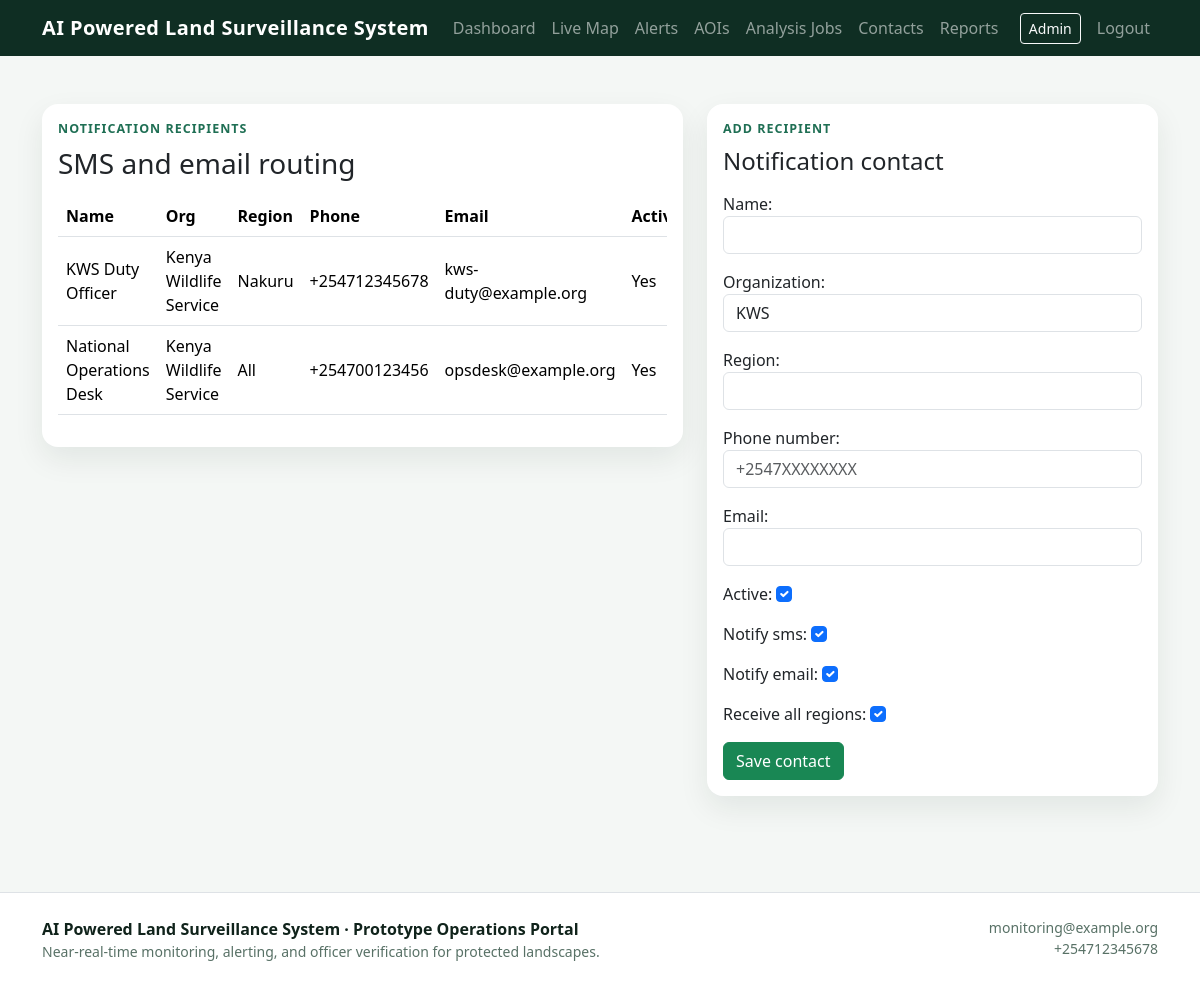
Screenshot of /contacts/ (signed in) with the database file from the repository.
### core/models.py (models this page shows, shortened)
class SiteConfiguration(models.Model):
    site_title = models.CharField(max_length=160, default='AI Powered Land Surveillance System')
    tagline = models.CharField(max_length=255, default='Near-real-time environmental monitoring, alerting, and officer verification.')
    hero_title = models.CharField(max_length=255, default='Protect forests with faster digital intelligence')
    hero_text = models.TextField(default='Monitor protected areas, run automated scans, review georeferenced alerts, and notify field teams through one operations portal.')
    hero_image_url = models.URLField(blank=True, default='https://images.unsplash.com/photo-1441974231531-c6227db76b6e?auto=format&fit=crop&w=1600&q=80')
    dashboard_image_url = models.URLField(blank=True, default='https://images.unsplash.com/photo-1500530855697-b586d89ba3ee?auto=format&fit=crop&w=1200&q=80')
    field_image_url = models.URLField(blank=True, default='https://images.unsplash.com/photo-1473773508845-188df298d2d1?auto=format&fit=crop&w=1200&q=80')
    operations_email = models.EmailField(blank=True, default='ops@example.com')
    operations_phone = models.CharField(max_length=40, blank=True, default='+254700000000')
    footer_text = models.CharField(max_length=255, default='AI Powered Land Surveillance System')
    updated_at = models.DateTimeField(auto_now=True)
    class Meta:
        verbose_name = 'Site configuration'
        verbose_name_plural = 'Site configuration'

class NotificationContact(models.Model):
    name = models.CharField(max_length=120)
    organization = models.CharField(max_length=120, default='KWS')
    region = models.CharField(max_length=120, blank=True)
    phone_number = models.CharField(max_length=30, blank=True)
    email = models.EmailField(blank=True)
    active = models.BooleanField(default=True)
    notify_sms = models.BooleanField(default=True)
    notify_email = models.BooleanField(default=True)
    receive_all_regions = models.BooleanField(default=True)
    created_at = models.DateTimeField(auto_now_add=True)
    class Meta:
        ordering = ['name']

### core/views.py (the view)
# urls.py: path('contacts/', views.contacts, name='contacts'),
@login_required
def contacts(request):
    if request.method == 'POST':
        form = NotificationContactForm(request.POST)
        if form.is_valid():
            form.save()
            messages.success(request, 'Notification contact saved.')
            return redirect('contacts')
    else:
        form = NotificationContactForm()
    return render(request, 'core/contacts.html', {'contacts': NotificationContact.objects.all(), 'form': form})

### core/forms.py
class NotificationContactForm(forms.ModelForm):
    class Meta:
        model = NotificationContact
        fields = ['name', 'organization', 'region', 'phone_number', 'email', 'active', 'notify_sms', 'notify_email', 'receive_all_regions']
        widgets = {
            'name': forms.TextInput(attrs={'class': 'form-control'}),
            'organization': forms.TextInput(attrs={'class': 'form-control'}),
            'region': forms.TextInput(attrs={'class': 'form-control'}),
            'phone_number': forms.TextInput(attrs={'class': 'form-control', 'placeholder': '+2547XXXXXXXX'}),
            'email': forms.EmailInput(attrs={'class': 'form-control'}),
            'active': forms.CheckboxInput(attrs={'class': 'form-check-input'}),
            'notify_sms': forms.CheckboxInput(attrs={'class': 'form-check-input'}),
            'notify_email': forms.CheckboxInput(attrs={'class': 'form-check-input'}),
            'receive_all_regions': forms.CheckboxInput(attrs={'class': 'form-check-input'}),
        }

### core/context_processors.py (called while the page is built)
def site_configuration(request):
    config = SiteConfiguration.objects.order_by('id').first()
    return {'site_config': config}

### core/templates/core/contacts.html (shortened to what this page needs)
{% extends 'core/base.html' %}
{% block content %}
<div class="row g-4">
  <div class="col-lg-7">
    <div class="card card-soft"><div class="card-body"><div class="section-label mb-2">Notification recipients</div><h1 class="h3">SMS and email routing</h1><div class="table-responsive mt-3"><table class="table align-middle"><thead><tr><th>Name</th><th>Org</th><th>Region</th><th>Phone</th><th>Email</th><th>Active</th></tr></thead><tbody>{% for contact in contacts %}<tr><td>{{ contact.name }}</td><td>{{ contact.organization }}</td><td>{{ contact.region|default:'All' }}</td><td>{{ contact.phone_number }}</td><td>{{ contact.email }}</td><td>{% if contact.active %}Yes{% else %}No{% endif %}</td></tr>{% empty %}<tr><td colspan="6" class="text-muted">No contacts yet.</td></tr>{% endfor %}</tbody></table></div></div></div>
  </div>
  <div class="col-lg-5">
    <div class="card card-soft"><div class="card-body form-shell"><div class="section-label mb-2">Add recipient</div><h2 class="h4">Notification contact</h2><form method="post" class="mt-3">{% csrf_token %}{{ form.as_p }}<button class="btn btn-success">Save contact</button></form></div></div>
  </div>
</div>
{% endblock %}

### core/templates/core/base.html (shortened to what this page needs)
{% load static %}
<!doctype html>
<html lang="en">
<head>
    <link href="https://cdn.jsdelivr.net/npm/bootstrap@5.3.3/dist/css/bootstrap.min.css" rel="stylesheet">
    <link rel="stylesheet" href="https://unpkg.com/leaflet@1.9.4/dist/leaflet.css">
    <link rel="stylesheet" href="{% static 'css/styles.css' %}">
</head>
<body>
<nav class="navbar navbar-expand-lg navbar-dark" style="background:#0f2e23;">
  <div class="container">
    <a class="navbar-brand fw-bold" href="{% url 'home' %}">{{ site_config.site_title|default:'AI Land Surveillance' }}</a>
    <div class="collapse navbar-collapse" id="navMenu">
      <ul class="navbar-nav me-auto mb-2 mb-lg-0">
        <li class="nav-item"><a class="nav-link" href="{% url 'dashboard' %}">Dashboard</a></li>
        <li class="nav-item"><a class="nav-link" href="{% url 'live_map' %}">Live Map</a></li>
        <li class="nav-item"><a class="nav-link" href="{% url 'alerts' %}">Alerts</a></li>
        <li class="nav-item"><a class="nav-link" href="{% url 'aois' %}">AOIs</a></li>
        <li class="nav-item"><a class="nav-link" href="{% url 'analysis_jobs' %}">Analysis Jobs</a></li>
        <li class="nav-item"><a class="nav-link" href="{% url 'contacts' %}">Contacts</a></li>
        <li class="nav-item"><a class="nav-link" href="{% url 'reports' %}">Reports</a></li>
      </ul>
      <ul class="navbar-nav align-items-lg-center gap-lg-2">
        {% if request.user.is_authenticated %}
          <li class="nav-item"><a class="btn btn-sm btn-outline-light" href="{% url 'admin:index' %}">Admin</a></li>
          <li class="nav-item"><a class="nav-link" href="{% url 'logout' %}">Logout</a></li>
        {% else %}
          <li class="nav-item"><a class="btn btn-sm btn-success" href="{% url 'login' %}">Login</a></li>
        {% endif %}
      </ul>
    </div>
  </div>
</nav>
<main class="container py-4 py-lg-5">
  {% block content %}{% endblock %}
</main>
<footer class="border-top bg-white py-4 mt-5">
  <div class="container d-flex flex-column flex-lg-row justify-content-between gap-3">
    <div>
      <div class="fw-semibold">{{ site_config.footer_text|default:'AI Powered Land Surveillance System' }}</div>
      <div class="footer-note small">{{ site_config.tagline }}</div>
    </div>
    <div class="text-lg-end small footer-note">
      <div>{{ site_config.operations_email }}</div>
      <div>{{ site_config.operations_phone }}</div>
    </div>
  </div>
</footer>
</body>
</html>

### static/css/styles.css (style rules this page uses)
:root { --brand-1: #0f5132; --brand-2: #1f6f54; --brand-3: #d7f4e4; --ink: #10231b; }
body { background: #f4f7f5; color: var(--ink); }
.navbar-brand { letter-spacing: .02em; }
.card-soft { border: 0; border-radius: 1rem; box-shadow: 0 12px 30px rgba(16,35,27,.08); }
.section-label { font-size: .78rem; letter-spacing: .08em; text-transform: uppercase; color: var(--brand-2); font-weight: 700; }
.table thead th { white-space: nowrap; }
.footer-note { color: #587166; }
.form-shell { position: sticky; top: 1rem; }

### rows the page displays
SiteConfiguration: site_title "AI Powered Land Surveillance System", footer_text "AI Powered Land Surveillance System · Prototype Operations Portal", tagline "Near-real-time monitoring, alerting, and officer verification for protected landscapes.", operations_email "monitoring@example.org", operations_phone "+254712345678"
NotificationContact: name "KWS Duty Officer", organization "Kenya Wildlife Service", region "Nakuru", phone_number "+254712345678", email "kws-duty@example.org", active "Yes"
NotificationContact: name "National Operations Desk", organization "Kenya Wildlife Service", region "All", phone_number "+254700123456", email "opsdesk@example.org", active "Yes"
